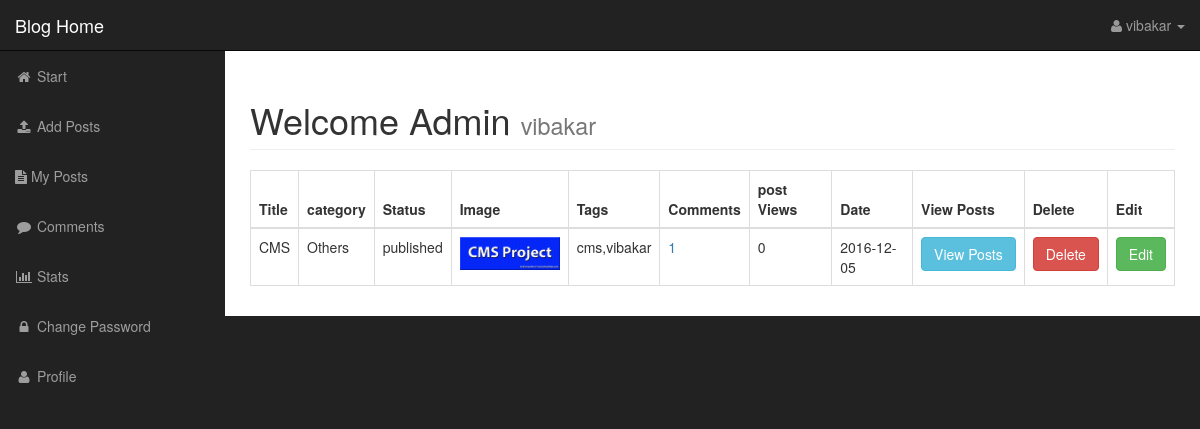
Page /users/user_post.php (signed in) on the committed database.
### tables this page shows
CREATE TABLE `posts` (
  `post_id` int(3) NOT NULL,
  `post_category_id` int(3) NOT NULL,
  `post_title` varchar(250) NOT NULL,
  `post_by` varchar(250) NOT NULL,
  `post_user` varchar(255) NOT NULL,
  `post_date` date NOT NULL,
  `post_image` text NOT NULL,
  `post_content` text NOT NULL,
  `post_tags` varchar(255) NOT NULL,
  `post_comment_count` int(10) NOT NULL,
  `post_status` varchar(255) NOT NULL DEFAULT 'drafts',
  `post_view_count` int(11) NOT NULL
);

CREATE TABLE `categories` (
  `cat_id` int(3) NOT NULL,
  `cat_title` varchar(250) NOT NULL
);

### users/includes/view_user_posts.php (the view, shortened to what this page needs)
<?php include '../includes/db.php'; ?>
<form action="" method="post">
    <table class="table table-bordered table-hover">
        <thead>
            <tr>
                <th>Title</th>
                <th>category</th>
                <th>Status</th>
                <th>Image</th>
                <th>Tags</th>
                <th>Comments</th>
                <th>post Views</th>
                <th>Date</th>
                <th>View Posts</th>
                <th>Delete</th>
                <th>Edit</th>
            </tr>
        </thead>
        <tbody>
            <?php
            $post_by = $_SESSION['username'];
            $sql = "SELECT * FROM posts WHERE post_by='$post_by' ORDER BY post_id DESC";
            $select_posts = mysqli_query($con, $sql);
            while ($row = mysqli_fetch_assoc($select_posts)) {
                $p_id = $row['post_id'];
                $p_cat_id = $row['post_category_id'];
                $p_title = $row['post_title'];
                $p_date = $row['post_date'];
                $p_image = $row['post_image'];
                $p_tags = $row['post_tags'];
                $post_view_count = $row['post_view_count'];
                $p_status = $row['post_status'];
                echo "<tr>";
                ?>
                <?php
                echo "<td>$p_title</td>";
                $sql = "SELECT * FROM categories WHERE cat_id=$p_cat_id";
                $result = mysqli_query($con, $sql);
                while ($row = mysqli_fetch_assoc($result)) {
                    $cat_title = $row['cat_title'];
                }
                if (empty($cat_title)) {
                    echo "<td>Not Available</td>";
                } else {
                    echo "<td>$cat_title</td>";
                }
                echo "<td>$p_status</td>";
                echo "<td><img src='../images/$p_image' width='100' alt='loading image'/></td>";
                echo "<td>$p_tags</td>";
                $sql_comment = "SELECT * FROM comments WHERE comment_post_id= $p_id ";
                $result_comment = mysqli_query($con, $sql_comment);
                $comment_count = mysqli_num_rows($result_comment);
                echo "<td><a href='user_post.php?user_source=user_comments&p_id=$p_id'>$comment_count</a></td>";
                echo "<td>$post_view_count</td>";
                echo "<td>$p_date</td>";
                echo "<td><a class='btn btn-info' href='../view_post.php?p_id=$p_id'>View Posts</a></td>";
                ?>
            <form method="post">
                <?php
                echo '<td><input type="submit" onClick=\'javascript:return confirm("Are You Sure You Want To Delete");\' class="btn btn-danger" name="delete" value="Delete"/></td>';
                ?>
            </form>
            <?php
            echo "<td><a class='btn btn-success' href='user_post.php?user_source=edit_posts&edit_id=$p_id'>Edit</a></td>";
            echo "</tr>";
        }
        ?>
        </tbody>
    </table>
</form>

### admin/css/sb-admin.css (style rules this page uses)
body { margin-top: 100px; background-color: #222; }
@media (min-width:768px) { body { margin-top: 50px; } }

### rows in the picture
posts: post_title "CMS", categories.cat_title "Others", post_status "published", post_image (picture), post_tags "cms,vibakar", comment_count "1", post_view_count "0", post_date "2016-12-05"

### other values in the picture
$_SESSION['username'] "vibakar"
$_SESSION['user_role'] "Admin"
